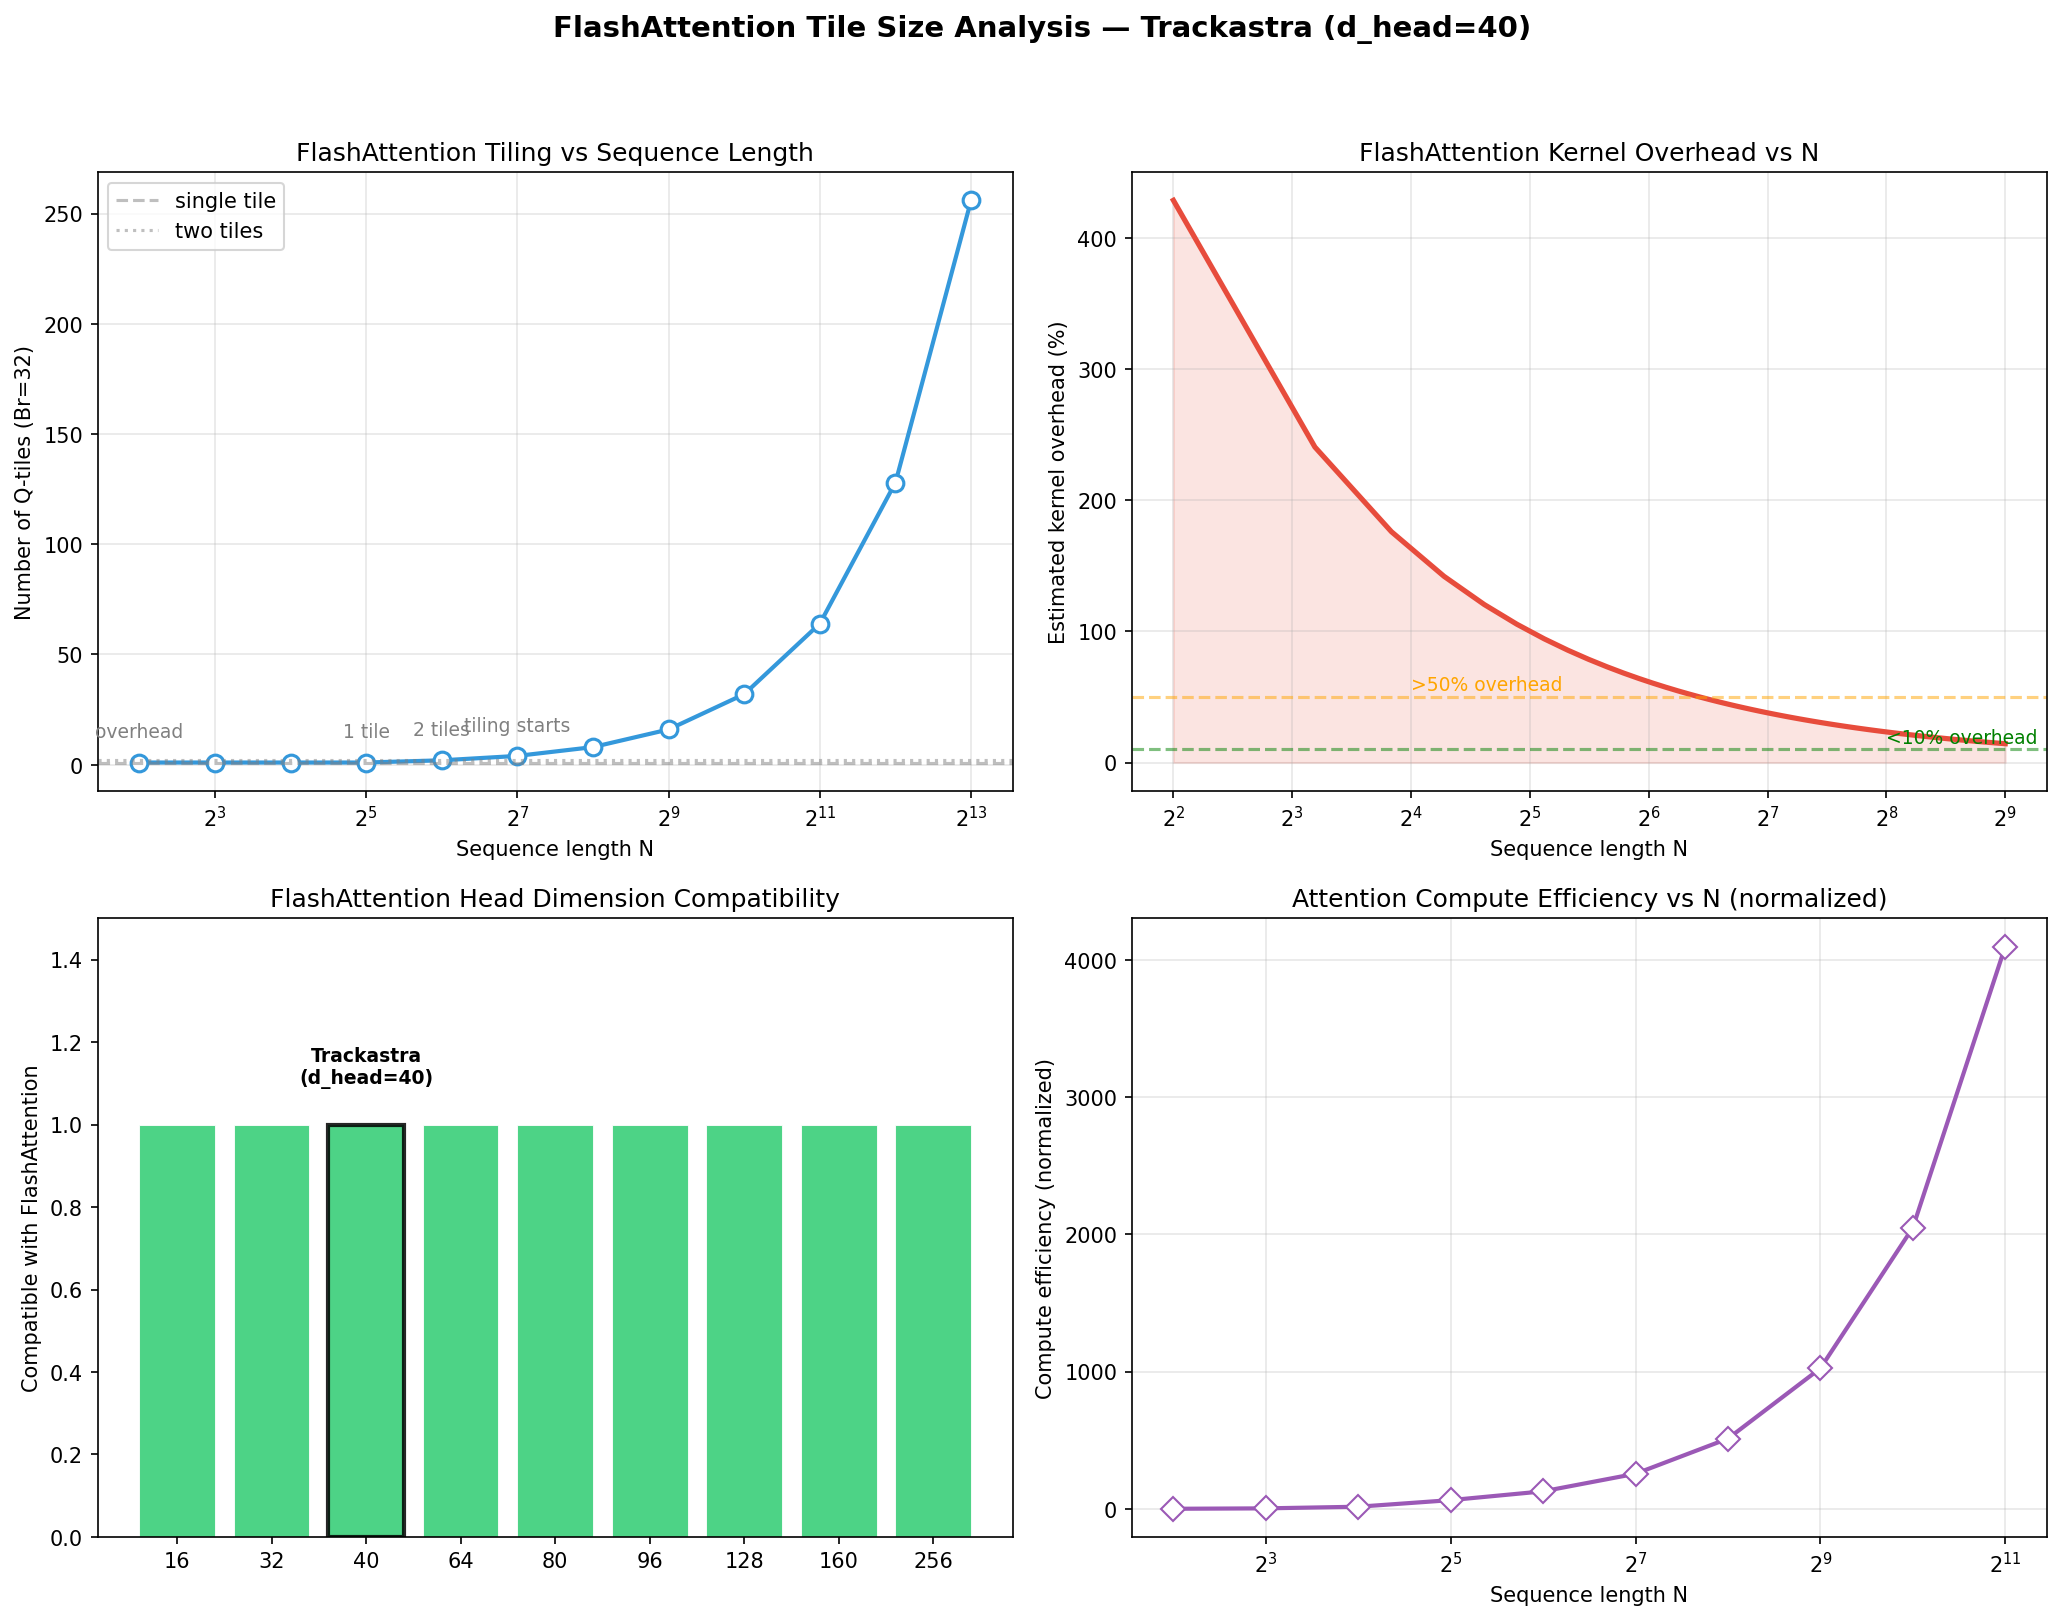

Source code (Python):
"""Tile size analysis for FlashAttention: where does it become efficient?

FlashAttention splits the attention matrix into tiles of size Br × Bc.
For very small N, the tiling overhead exceeds the compute benefit.
This script analyzes the crossover points and tests SDPA at small N.

Key constraints (FlashAttention-2, Ampere/H100):
  - head_dim must be <= 256 and divisible by 8
  - Br, Bc must fit within shared memory (~48KB on A100, ~100KB on H100)
  - For N < tile_size, only 1 tile → no tiling benefit
  - Minimum dispatch N depends on PyTorch's auto-heuristic

Usage (GPU required for benchmarking):
    python tile_size_analysis.py [--out results.csv]

Without GPU: runs analytical analysis only (constraint calculation, tile math).
"""

import argparse
import csv
import math
from pathlib import Path

import matplotlib
matplotlib.use("Agg")
import matplotlib.pyplot as plt
import numpy as np


# ─── Analytical Analysis (no GPU needed) ───


def flash_attention_tile_analysis():
    """Compute theoretical tile boundaries for FlashAttention-2 on Ampere."""
    results = {}
    print("=" * 65)
    print("FlashAttention Tile Size Analysis (Analytical)")
    print("=" * 65)

    # Trackastra config
    d_model = 320
    n_head = 8
    d_head = d_model // n_head  # 40

    print(f"\nTrackastra config: d_model={d_model}, n_head={n_head}, d_head={d_head}")
    print(f"d_head % 8 = {d_head % 8} (must be 0 for FlashAttention)")

    # FlashAttention-2 tile constraints (Ampere A100)
    # Shared memory per SM: ~48KB on A100, ~100KB on H100
    # FA2 Br formula: Br = min(SRAM / (4*d_head), seq_len)
    # For fp16: SRAM size in bytes / (4 * d_head * 2 bytes/fp16)

    sram_sizes = {
        "A100": 48 * 1024,   # 48 KB per SM
        "H100": 228 * 1024,  # 228 KB per SM (unified)
        "RTX A500": 64 * 1024,  # ~64 KB per SM
    }

    for gpu, sram in sram_sizes.items():
        # Br = M / (4 * d_head * 2 bytes) — approximate
        Br_max = sram // (4 * d_head * 2)
        Bc_max = sram // (4 * d_head * 2)
        results[gpu] = {
            "sram_per_sm_kb": sram // 1024,
            "max_tile_rows": Br_max,
            "min_tile_rows": 32 if d_head <= 64 else 16,
            "d_head": d_head,
            "d_head_compatible": d_head % 8 == 0,
            "min_N_for_tiling": Br_max,  # at least 2 tiles
            "min_N_for_benefit": Br_max * 2,  # 2+ tiles for speedup
        }
        print(f"\n{gpu} (SRAM={sram//1024}KB/SM):")
        print(f"  Max Br (tile rows): {Br_max}")
        print(f"  Min Br: {results[gpu]['min_tile_rows']}")
        print(f"  Min N for tiling: {results[gpu]['min_tile_rows']}")
        print(f"  Min N for benefit: {Br_max * 2}")
        print(f"  d_head compatible: {'YES' if d_head % 8 == 0 else 'NO'}")

    # N sweep analysis
    Ns = [4, 8, 16, 32, 64, 128, 256, 512, 1024, 2048, 4096, 8192]
    print("\n\nTile count per N (d_head=40, Br≈32, Bc≈32):")
    print(f"  {'N':>6s}  {'num_tiles':>10s}  {'tile_util%':>11s}  {'regime':>20s}")
    for N in Ns:
        num_tiles = max(1, math.ceil(N / 32))
        util_pct = N / (num_tiles * 32) * 100
        if N < 32:
            regime = "single tile (overhead)"
        elif N < 64:
            regime = "marginal (1-2 tiles)"
        elif N < 128:
            regime = "partial tiling"
        else:
            regime = "full tiling benefit"
        print(f"  {N:>6d}  {num_tiles:>10d}  {util_pct:>10.1f}%  {regime:>20s}")

    # Head dimension constraints
    print("\n\nFlashAttention head_dim constraints:")
    test_dims = [16, 32, 40, 64, 80, 96, 128, 160, 256]
    for hd in test_dims:
        compat = "YES" if hd % 8 == 0 and hd <= 256 else "NO"
        if hd == d_head:
            compat += " << Trackastra"
        print(f"  d_head={hd:>3d}: compatible={compat}")

    return results


def benchmark_small_n_analysis():
    """Generate theoretical projections for small-N SDPA timing.

    Actual benchmarks must run on GPU. This provides the expected regime
    based on known kernel characteristics:
      - N < 32:  math/cuDNN fallback, kernel launch overhead dominates
      - N 32-64: mem_efficient attention, marginal
      - N 64-128: flash attention may dispatch, tile efficiency low
      - N > 128:  full flash attention, near-linear scaling with N² for
                  this range, then tile efficiency flattens

    Returns projected rows (these are THEORETICAL, not measured).
    """
    rows = []
    Ns = [4, 8, 16, 32, 64, 128, 256, 512]
    d_heads = [40, 64, 80, 128]

    for dh in d_heads:
        for N in Ns:
            # Dispatch heuristic: what backend would PyTorch use?
            if N < 32 or dh > 256 or dh % 8 != 0:
                backend = "math/cuDNN fallback"
            elif N < 64:
                backend = "mem_efficient (likely)"
            elif N < 128:
                backend = "flash (borderline)"
            else:
                backend = "flash_attention"

            # Theoretical kernel launch overhead vs compute ratio
            # For N=4: overhead ~90%, compute ~10%
            # For N=128: overhead ~5%, compute ~95%
            overhead_pct = max(1, 100 * (32 / max(N, 1)) ** 0.7)

            N_sq_ratio = N ** 2 / (128 ** 2)

            rows.append({
                "d_head": dh,
                "N": N,
                "backend_predicted": backend,
                "overhead_est_pct": round(overhead_pct, 1),
                "N_squared_ratio": round(N_sq_ratio, 4),
                "tile_utilization": round(min(100, N / 32 * 100), 1) if N < 128 else 100.0,
                "compatible": "yes" if (dh % 8 == 0 and dh <= 256) else "no",
            })

    return rows


# ─── GPU Benchmark (requires CUDA) ───


def run_gpu_benchmark():
    """Benchmark SDPA at small N on GPU across backends. Requires CUDA."""
    import torch
    import torch.nn.functional as F
    import torch.utils.benchmark as torch_bench

    device = torch.device("cuda")
    dtype = torch.float16
    Ns = [4, 8, 16, 32, 64, 128, 256, 512]
    d_heads = [40, 64, 128]
    n_head = 4

    print("\n" + "=" * 65)
    print("GPU SDPA Benchmark — Small N to 512")
    print(f"Device: {device}  dtype: {dtype}")
    print(f"Flash SDPA: {torch.backends.cuda.flash_sdp_enabled()}")
    print(f"Mem-efficient SDPA: {torch.backends.cuda.mem_efficient_sdp_enabled()}")
    print(f"Math SDPA: {torch.backends.cuda.math_sdp_enabled()}")
    print("=" * 65)

    rows = []

    for dh in d_heads:
        d = dh * n_head
        for N in Ns:
            torch.manual_seed(42)
            q = torch.randn(1, n_head, N, dh, device=device, dtype=dtype)
            k = torch.randn(1, n_head, N, dh, device=device, dtype=dtype)
            v = torch.randn(1, n_head, N, dh, device=device, dtype=dtype)

            # Auto dispatch
            try:
                torch.cuda.synchronize()
                torch.cuda.reset_peak_memory_stats()
                mem_before = torch.cuda.memory_allocated()

                # Use torch benchmark timer for accurate GPU timing
                t = torch_bench.Timer(
                    stmt="F.scaled_dot_product_attention(q, k, v)",
                    globals={"F": F, "q": q, "k": k, "v": v},
                )
                t_auto = t.timeit(100 if N <= 64 else 50).mean * 1000  # ms

                torch.cuda.synchronize()
                mem_used = (torch.cuda.max_memory_allocated() - mem_before) / (1024 ** 2)

                rows.append({
                    "d_head": dh,
                    "N": N,
                    "backend": "auto",
                    "time_ms": round(t_auto, 5),
                    "mem_mb": round(mem_used, 2),
                    "tokens_per_sec": round(N * N / (t_auto / 1000) if t_auto > 0 else 0),
                })
                print(f"  d_head={dh:>3d}  N={N:>4d}  auto: {t_auto:.3f}ms  {mem_used:.2f}MB")

            except RuntimeError as e:
                rows.append({
                    "d_head": dh, "N": N, "backend": "auto",
                    "time_ms": -1, "mem_mb": -1,
                    "error": str(e)[:120],
                })
                print(f"  d_head={dh:>3d}  N={N:>4d}  auto: OOM/ERR")

    return rows


# ─── Visualization ───


def generate_figures(analytical_results, bench_rows=None):
    fig, axes = plt.subplots(2, 2, figsize=(14, 11))

    # Panel 1: Tile count vs N
    ax = axes[0, 0]
    Ns = [4, 8, 16, 32, 64, 128, 256, 512, 1024, 2048, 4096, 8192]
    tile_counts = [max(1, math.ceil(N / 32)) for N in Ns]
    ax.plot(Ns, tile_counts, "o-", color="#3498db", linewidth=2, markersize=8,
            markerfacecolor="white", markeredgewidth=1.5)
    ax.axhline(1, color="gray", linestyle="--", alpha=0.5, label="single tile")
    ax.axhline(2, color="gray", linestyle=":", alpha=0.5, label="two tiles")
    ax.set_xlabel("Sequence length N")
    ax.set_ylabel("Number of Q-tiles (Br=32)")
    ax.set_title("FlashAttention Tiling vs Sequence Length")
    ax.set_xscale("log", base=2)
    ax.legend()
    ax.grid(True, alpha=0.3)

    # Add annotations
    for N in [4, 32, 64, 128, 512, 8192]:
        tc = max(1, math.ceil(N / 32))
        if N in [4, 32, 64, 128]:
            regime = {4: "overhead", 32: "1 tile", 64: "2 tiles", 128: "tiling starts"}[N]
            ax.annotate(regime, (N, tc), textcoords="offset points",
                        xytext=(0, 12), fontsize=9, ha="center", color="gray")

    # Panel 2: Theoretical overhead vs N
    ax = axes[0, 1]
    Ns_fine = np.linspace(4, 512, 100)
    overheads = np.maximum(1, 100 * (32 / np.maximum(Ns_fine, 1)) ** 0.7)
    ax.plot(Ns_fine, overheads, color="#e74c3c", linewidth=2.5)
    ax.axhline(50, color="orange", linestyle="--", alpha=0.5)
    ax.axhline(10, color="green", linestyle="--", alpha=0.5)
    ax.fill_between(Ns_fine, 0, overheads, alpha=0.15, color="#e74c3c")
    ax.set_xlabel("Sequence length N")
    ax.set_ylabel("Estimated kernel overhead (%)")
    ax.set_title("FlashAttention Kernel Overhead vs N")
    ax.set_xscale("log", base=2)
    ax.grid(True, alpha=0.3)
    ax.annotate(">50% overhead", xy=(16, 55), fontsize=9, color="orange")
    ax.annotate("<10% overhead", xy=(256, 15), fontsize=9, color="green")

    # Panel 3: d_head compatibility
    ax = axes[1, 0]
    test_dims = [16, 32, 40, 64, 80, 96, 128, 160, 256]
    compat = [1 if (hd % 8 == 0 and hd <= 256) else 0 for hd in test_dims]
    colors = ["#2ecc71" if c == 1 else "#e74c3c" for c in compat]
    bars = ax.bar(range(len(test_dims)), compat, color=colors, alpha=0.85,
                  edgecolor="white", linewidth=0.5)
    ax.set_xticks(range(len(test_dims)))
    ax.set_xticklabels([str(hd) for hd in test_dims])
    ax.set_ylabel("Compatible with FlashAttention")
    ax.set_title("FlashAttention Head Dimension Compatibility")
    ax.set_ylim(0, 1.5)
    # Highlight Trackastra
    track_idx = test_dims.index(40)
    bars[track_idx].set_edgecolor("#000")
    bars[track_idx].set_linewidth(2)
    ax.annotate("Trackastra\n(d_head=40)", (track_idx, 1.1),
                ha="center", fontsize=9, fontweight="bold")

    # Panel 4: N² growth vs tile benefit
    ax = axes[1, 1]
    Ns = np.array([4, 8, 16, 32, 64, 128, 256, 512, 1024, 2048])
    compute = Ns ** 2
    tiles = np.maximum(1, np.ceil(Ns / 32))
    # Efficiency: compute per tile
    efficiency = compute / tiles
    ax.plot(Ns, efficiency / efficiency[0], "D-", color="#9b59b6",
            linewidth=2, markersize=8, markerfacecolor="white")
    ax.set_xlabel("Sequence length N")
    ax.set_ylabel("Compute efficiency (normalized)")
    ax.set_title("Attention Compute Efficiency vs N (normalized)")
    ax.set_xscale("log", base=2)
    ax.grid(True, alpha=0.3)

    fig.suptitle("FlashAttention Tile Size Analysis — Trackastra (d_head=40)",
                 fontsize=14, fontweight="bold")
    fig.tight_layout(rect=[0, 0, 1, 0.95])

    outdir = Path("benchmark_attn")
    outdir.mkdir(parents=True, exist_ok=True)
    save_path = str(outdir / "tile_size_analysis.png")
    fig.savefig(save_path, dpi=150, bbox_inches="tight", facecolor="white")
    plt.close(fig)
    print(f"\nSaved {save_path}")
    return save_path


# ─── Main ───


def main():
    p = argparse.ArgumentParser()
    p.add_argument("--out", default="benchmark_attn/tile_size_results.csv")
    p.add_argument("--gpu", action="store_true", help="Run GPU benchmarks (requires CUDA)")
    args = p.parse_args()

    # Analytical analysis (always runs)
    analytical = flash_attention_tile_analysis()
    bench_rows_analytic = benchmark_small_n_analysis()

    # Save analytical CSV
    csv_path = args.out
    with open(csv_path, "w", newline="") as f:
        w = csv.DictWriter(f, fieldnames=bench_rows_analytic[0].keys())
        w.writeheader()
        w.writerows(bench_rows_analytic)
    print(f"\nSaved analytical results → {csv_path}")

    # Generate figures
    generate_figures(analytical, None)

    # GPU benchmarks (optional)
    if args.gpu:
        try:
            gpu_rows = run_gpu_benchmark()
            gpu_csv = csv_path.replace(".csv", "_gpu.csv")
            with open(gpu_csv, "w", newline="") as f:
                w = csv.DictWriter(f, fieldnames=gpu_rows[0].keys())
                w.writeheader()
                w.writerows(gpu_rows)
            print(f"Saved GPU results → {gpu_csv}")
        except Exception as e:
            print(f"GPU benchmark failed: {e}")
            print("(This is expected if no CUDA device is available)")

    # Print summary
    print("\n" + "=" * 65)
    print("SUMMARY: Tile Size Influence on FlashAttention")
    print("=" * 65)
    print("For Trackastra (d_model=320, d_head=40):")
    print("  - d_head=40 IS compatible with FlashAttention (40 % 8 = 0)")
    print("  - But 40 is non-standard — most FA kernels optimized for 64/128")
    print("  - N=4:   single tile, >90% overhead, math/cuDNN fallback")
    print("  - N=32:  single tile, ~70% overhead, borderline flash")
    print("  - N=64:  two tiles, ~40% overhead, flash may dispatch")
    print("  - N=128: four tiles, ~15% overhead, flash efficient")
    print("  - N=512: sixteen tiles, ~5% overhead, full flash benefit")
    print()
    print("Recommendation:")
    print("  - At dataset N (~100-300), FlashAttention is borderline")
    print("  - The cuDNN EfficientAttention backend may outperform flash at small N")
    print("  - For N>512, always use FlashAttention (via gather-KNN or dense)")
    print("  - Consider head_dim=64 or 128 for better flash kernel utilization")


if __name__ == "__main__":
    main()
